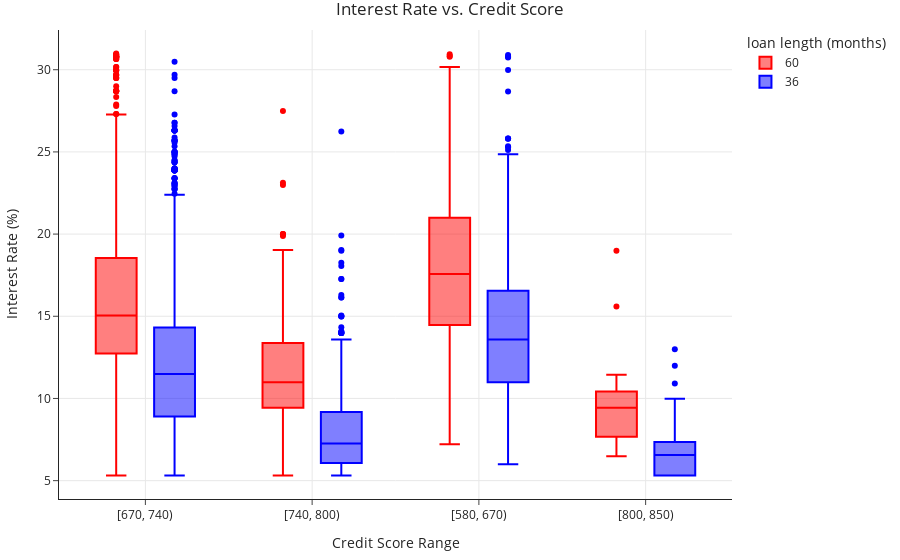

Notebook code for this chart:
### Code cell
def create_boxplot(df):
    df['fico_cat'] = df['fico_range_low'].apply(scoretocat)
    fig = px.box(df, x='fico_cat', 
        y='int_rate', color = 'term', title='Interest Rate vs. Credit Score',
        labels={'fico_cat': 'Credit Score Range', 'int_rate': 'Interest Rate (%)', 'term': 'loan length (months)'},
        color_discrete_map={36: 'blue', 60: 'red'}
        )   
    return fig

# When you're ready to submit your homework, please comment the line below out;
# otherwise, we won't be able to manually grade your work.
create_boxplot(loans)

### Figure 1 — Plotly figure (JSON) as saved in the notebook; plotly's stock layout.template omitted (floating-point values rounded to 4 significant figures; data arrays with more than 128 entries replaced by an {"elided": "..."} marker saying what was removed)
{"data": [{"alignmentgroup": "True", "hovertemplate": "loan length (months)=60<br>Credit Score Range=%{x}<br>Interest Rate (%)=%{y}<extra></extra>", "legendgroup": "60", "marker": {"color": "red"}, "name": "60", "notched": false, "offsetgroup": "60", "orientation": "v", "showlegend": true, "type": "box", "x": {"elided": "2067 str values"}, "x0": " ", "xaxis": "x", "y": {"elided": "2067 float values"}, "y0": " ", "yaxis": "y"}, {"alignmentgroup": "True", "hovertemplate": "loan length (months)=36<br>Credit Score Range=%{x}<br>Interest Rate (%)=%{y}<extra></extra>", "legendgroup": "36", "marker": {"color": "blue"}, "name": "36", "notched": false, "offsetgroup": "36", "orientation": "v", "showlegend": true, "type": "box", "x": {"elided": "4233 str values"}, "x0": " ", "xaxis": "x", "y": {"elided": "4233 float values"}, "y0": " ", "yaxis": "y"}], "layout": {"boxmode": "group", "legend": {"title": {"text": "loan length (months)"}, "tracegroupgap": 0}, "title": {"text": "Interest Rate vs. Credit Score"}, "xaxis": {"anchor": "y", "domain": [0, 1], "title": {"text": "Credit Score Range"}}, "yaxis": {"anchor": "x", "domain": [0, 1], "title": {"text": "Interest Rate (%)"}}}}
